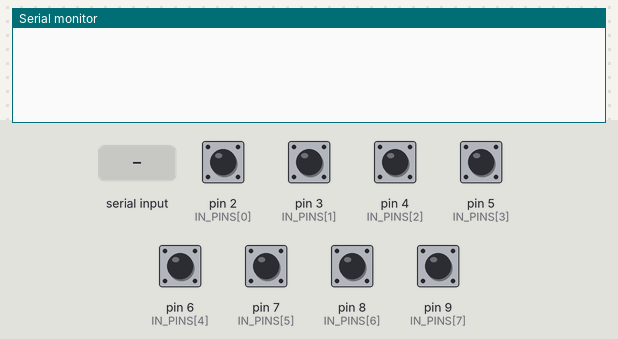
This sketch was run on a simulated SparkFun Pro Micro, built with avr-gcc and run on an emulated ATmega32U4. Shown: the last lines printed to the serial monitor. The inputs (shaded band) are chosen by the test bench; at power-on: pin 2 (IN_PINS[0]), pin 3 (IN_PINS[1]), pin 4 (IN_PINS[2]), pin 5 (IN_PINS[3]), pin 6 (IN_PINS[4]), pin 7 (IN_PINS[5]), pin 8 (IN_PINS[6]), pin 9 (IN_PINS[7]) HIGH. EEPROM starts erased; USB keyboard and mouse output is not drawn.

Above: at 1.2 s.
1.3 s: "SHOW\n" received over Serial
At 2.3 s:
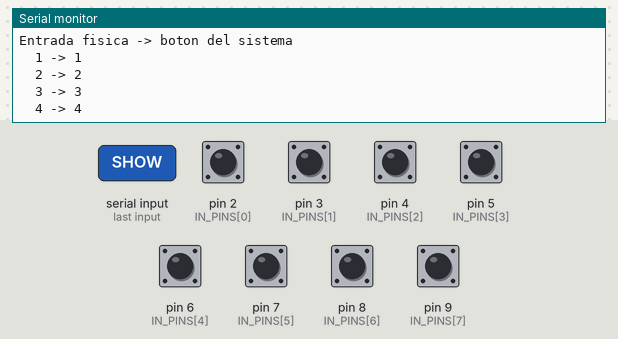
2.8 s: "SAVE\n" received over Serial
At 3.8 s:
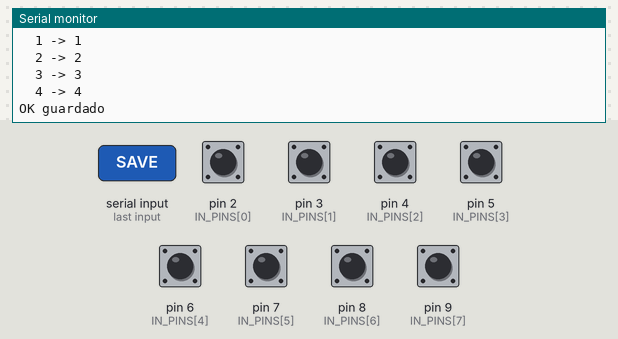
4.3 s: "RESET\n" received over Serial
At 5.5 s:
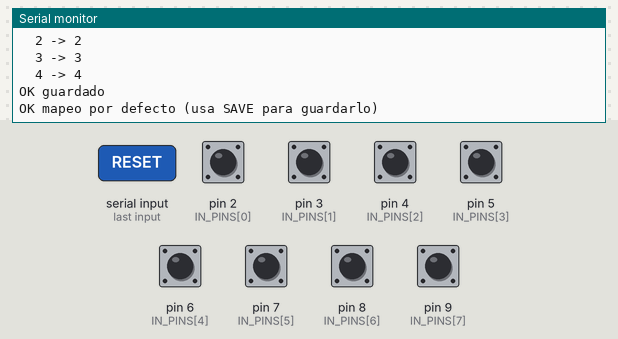
5.8 s: "90,45\n" received over Serial
At 6.8 s:
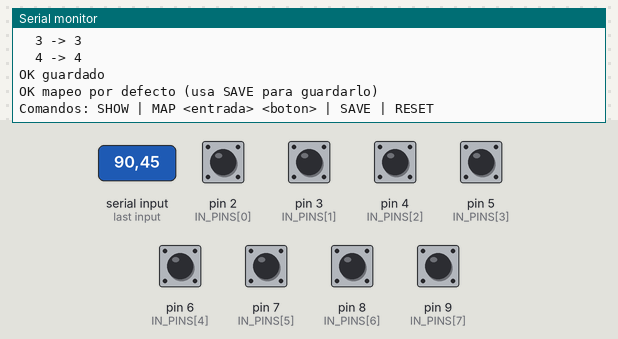

The sketch:

arcade_stick_configurable.ino
```cpp
/*
 * Arcade stick con Arduino - Reto 1 Almi-Chain
 *
 * Placa: Arduino Leonardo / Micro / Pro Micro (ATmega32U4, USB nativo)
 * Libreria: "Joystick" de Matthew Heironimus (ArduinoJoystickLibrary)
 *   Instalar: Programa > Incluir Libreria > Anadir biblioteca .ZIP
 *   con https://github.com/MHeironimus/ArduinoJoystickLibrary/archive/master.zip
 *
 * El Arduino se presenta al PC como un gamepad HID estandar:
 * Windows, Linux y cualquier emulador (MAME, RetroArch...) lo detectan
 * sin drivers, y el mapeo se puede cambiar en el propio emulador.
 *
 * Personalizacion a nivel de firmware (sin recompilar):
 * por el puerto serie (115200 baud) se puede cambiar que boton del
 * sistema genera cada boton fisico y guardarlo en la EEPROM.
 *
 *   SHOW               muestra el mapeo actual
 *   MAP <entrada> <b>  la entrada fisica (1-4) pasa a ser el boton b (1-4)
 *   SAVE               guarda el mapeo en EEPROM
 *   RESET              vuelve al mapeo por defecto (luego SAVE para fijarlo)
 *
 * Cableado: cada pulsador entre su pin y GND (se usa INPUT_PULLUP,
 * no hacen falta resistencias externas).
 */

#include <Joystick.h>
#include <EEPROM.h>

// ---------------- Configuracion ----------------
// 0 = palanca como ejes X/Y (lo mas habitual en MAME)
// 1 = palanca como cruceta (hat switch / D-pad)
#define DIRECTIONS_AS_HAT 0

const uint16_t DEBOUNCE_MS = 5;      // antirrebote
const uint32_t SERIAL_BAUD = 115200;

// ---------------- Pines ----------------
const uint8_t NUM_DIR = 4;   // arriba, abajo, izquierda, derecha
const uint8_t NUM_BTN = 4;   // 4 botones de accion
const uint8_t NUM_IN  = NUM_DIR + NUM_BTN;

enum { DIR_UP = 0, DIR_DOWN, DIR_LEFT, DIR_RIGHT };

// Entradas 0-3: direcciones. Entradas 4-7: botones 1-4.
// Para anadir botones: sube NUM_BTN y anade sus pines aqui al final.
const uint8_t IN_PINS[NUM_IN] = {
  2, 3, 4, 5,   // UP, DOWN, LEFT, RIGHT
  6, 7, 8, 9    // botones 1-4
};

// ---------------- Objeto mando ----------------
#if DIRECTIONS_AS_HAT
Joystick_ Joystick(JOYSTICK_DEFAULT_REPORT_ID, JOYSTICK_TYPE_GAMEPAD,
                   NUM_BTN, 1,
                   false, false, false, false, false, false,
                   false, false, false, false, false);
#else
Joystick_ Joystick(JOYSTICK_DEFAULT_REPORT_ID, JOYSTICK_TYPE_GAMEPAD,
                   NUM_BTN, 0,
                   true, true, false, false, false, false,
                   false, false, false, false, false);
#endif

// ---------------- Estado ----------------
bool stable[NUM_IN];        // estado ya filtrado (true = pulsado)
bool lastRaw[NUM_IN];
uint32_t changedAt[NUM_IN];
uint8_t btnMap[NUM_BTN];    // entrada fisica i -> boton del sistema btnMap[i]

const int EE_ADDR = 0;
const uint8_t EE_MAGIC = 0xA5;

// ---------------- Mapeo (EEPROM) ----------------
void resetMap() {
  for (uint8_t i = 0; i < NUM_BTN; i++) btnMap[i] = i;
}

void saveMap() {
  EEPROM.update(EE_ADDR, EE_MAGIC);
  for (uint8_t i = 0; i < NUM_BTN; i++) EEPROM.update(EE_ADDR + 1 + i, btnMap[i]);
}

void loadMap() {
  resetMap();
  if (EEPROM.read(EE_ADDR) != EE_MAGIC) return;
  uint8_t tmp[NUM_BTN];
  for (uint8_t i = 0; i < NUM_BTN; i++) {
    tmp[i] = EEPROM.read(EE_ADDR + 1 + i);
    if (tmp[i] >= NUM_BTN) return;   // datos corruptos: se queda el defecto
  }
  for (uint8_t i = 0; i < NUM_BTN; i++) btnMap[i] = tmp[i];
}

// ---------------- Lectura con antirrebote ----------------
void readInputs() {
  uint32_t now = millis();
  for (uint8_t i = 0; i < NUM_IN; i++) {
    bool raw = (digitalRead(IN_PINS[i]) == LOW);
    if (raw != lastRaw[i]) {
      lastRaw[i] = raw;
      changedAt[i] = now;
    } else if (raw != stable[i] && (now - changedAt[i]) >= DEBOUNCE_MS) {
      stable[i] = raw;
    }
  }
}

// ---------------- Envio al PC ----------------
void sendDirections() {
  bool up    = stable[DIR_UP];
  bool down  = stable[DIR_DOWN];
  bool left  = stable[DIR_LEFT];
  bool right = stable[DIR_RIGHT];

  // Direcciones opuestas a la vez se anulan
  if (up && down)    { up = false; down = false; }
  if (left && right) { left = false; right = false; }

#if DIRECTIONS_AS_HAT
  int16_t angle = -1;   // -1 = centro
  if (up && right)        angle = 45;
  else if (down && right) angle = 135;
  else if (down && left)  angle = 225;
  else if (up && left)    angle = 315;
  else if (up)            angle = 0;
  else if (right)         angle = 90;
  else if (down)          angle = 180;
  else if (left)          angle = 270;
  Joystick.setHatSwitch(0, angle);
#else
  Joystick.setXAxis((int)right - (int)left);
  Joystick.setYAxis((int)down - (int)up);   // Y positivo = abajo en HID
#endif
}

void sendButtons() {
  bool out[NUM_BTN];
  for (uint8_t o = 0; o < NUM_BTN; o++) out[o] = false;
  for (uint8_t i = 0; i < NUM_BTN; i++) {
    if (stable[NUM_DIR + i]) out[btnMap[i]] = true;
  }
  for (uint8_t o = 0; o < NUM_BTN; o++) Joystick.setButton(o, out[o]);
}

// ---------------- Configuracion por serie ----------------
void showMap() {
  Serial.println(F("Entrada fisica -> boton del sistema"));
  for (uint8_t i = 0; i < NUM_BTN; i++) {
    Serial.print(F("  ")); Serial.print(i + 1);
    Serial.print(F(" -> ")); Serial.println(btnMap[i] + 1);
  }
}

void handleCommand(const char *cmd) {
  int a, b;
  if (!strcmp(cmd, "SHOW")) {
    showMap();
  } else if (!strcmp(cmd, "SAVE")) {
    saveMap();
    Serial.println(F("OK guardado"));
  } else if (!strcmp(cmd, "RESET")) {
    resetMap();
    Serial.println(F("OK mapeo por defecto (usa SAVE para guardarlo)"));
  } else if (sscanf(cmd, "MAP %d %d", &a, &b) == 2 &&
             a >= 1 && a <= NUM_BTN && b >= 1 && b <= NUM_BTN) {
    btnMap[a - 1] = b - 1;
    Serial.println(F("OK (usa SAVE para guardarlo)"));
  } else {
    Serial.println(F("Comandos: SHOW | MAP <entrada> <boton> | SAVE | RESET"));
  }
}

void handleSerial() {
  static char line[32];
  static uint8_t len = 0;
  while (Serial.available()) {
    char c = Serial.read();
    if (c == '\r' || c == '\n') {
      if (len > 0) {
        line[len] = '\0';
        handleCommand(line);
        len = 0;
      }
    } else if (len < sizeof(line) - 1) {
      line[len++] = toupper(c);
    }
  }
}

// ---------------- Arduino ----------------
void setup() {
  for (uint8_t i = 0; i < NUM_IN; i++) {
    pinMode(IN_PINS[i], INPUT_PULLUP);
    stable[i] = false;
    lastRaw[i] = false;
    changedAt[i] = 0;
  }
  loadMap();
  Serial.begin(SERIAL_BAUD);
#if !DIRECTIONS_AS_HAT
  Joystick.setXAxisRange(-1, 1);
  Joystick.setYAxisRange(-1, 1);
#endif
  Joystick.begin(false);   // false = enviamos el estado a mano
}

void loop() {
  readInputs();
  sendDirections();
  sendButtons();
  Joystick.sendState();
  handleSerial();
}
```

Measured:
- after the input at 1.3 s, the serial monitor: prints a new line at once (image 1)
- after the input at 2.8 s, the serial monitor: prints a new line at once (image 2)
- after the input at 4.3 s, the serial monitor: prints a new line at once (image 3)
- after the input at 5.8 s, the serial monitor: prints a new line at once (image 4)
